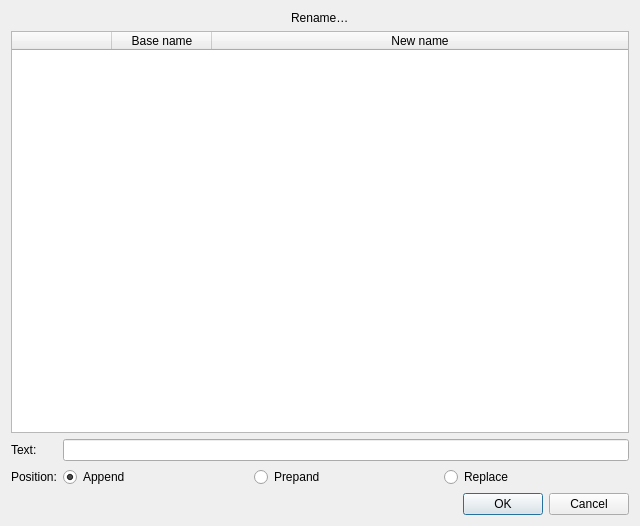
<?xml version="1.0" encoding="UTF-8"?>
<ui version="4.0">
 <class>DialogBulkRename</class>
 <widget class="QDialog" name="DialogBulkRename">
  <property name="geometry">
   <rect>
    <x>0</x>
    <y>0</y>
    <width>640</width>
    <height>526</height>
   </rect>
  </property>
  <property name="windowTitle">
   <string>Rename…</string>
  </property>
  <property name="windowIcon">
   <iconset resource="../../../vmisc/share/resources/icon.qrc">
    <normaloff>:/icon/64x64/icon64x64.png</normaloff>:/icon/64x64/icon64x64.png</iconset>
  </property>
  <layout class="QVBoxLayout" name="verticalLayout">
   <item alignment="Qt::AlignmentFlag::AlignHCenter">
    <widget class="QLabel" name="label">
     <property name="text">
      <string>Rename…</string>
     </property>
    </widget>
   </item>
   <item>
    <widget class="QTableWidget" name="tableWidget">
     <attribute name="horizontalHeaderStretchLastSection">
      <bool>true</bool>
     </attribute>
     <attribute name="verticalHeaderVisible">
      <bool>false</bool>
     </attribute>
     <column>
      <property name="text">
       <string notr="true"/>
      </property>
     </column>
     <column>
      <property name="text">
       <string>Base name</string>
      </property>
     </column>
     <column>
      <property name="text">
       <string>New name</string>
      </property>
     </column>
    </widget>
   </item>
   <item>
    <layout class="QFormLayout" name="formLayout">
     <item row="0" column="0">
      <widget class="QLabel" name="label_2">
       <property name="text">
        <string>Text:</string>
       </property>
      </widget>
     </item>
     <item row="0" column="1">
      <widget class="QLineEdit" name="lineEdit">
       <property name="toolTip">
        <string>Use %n, %0n, %00n, %000n for counting</string>
       </property>
       <property name="clearButtonEnabled">
        <bool>true</bool>
       </property>
      </widget>
     </item>
     <item row="1" column="0">
      <widget class="QLabel" name="label_3">
       <property name="text">
        <string>Position:</string>
       </property>
      </widget>
     </item>
     <item row="1" column="1">
      <layout class="QHBoxLayout" name="horizontalLayout">
       <item>
        <widget class="QRadioButton" name="radioButtonAppend">
         <property name="text">
          <string>Append</string>
         </property>
         <property name="checked">
          <bool>true</bool>
         </property>
         <attribute name="buttonGroup">
          <string notr="true">buttonGroup</string>
         </attribute>
        </widget>
       </item>
       <item>
        <widget class="QRadioButton" name="radioButtonPrepend">
         <property name="text">
          <string>Prepand</string>
         </property>
         <attribute name="buttonGroup">
          <string notr="true">buttonGroup</string>
         </attribute>
        </widget>
       </item>
       <item>
        <widget class="QRadioButton" name="radioButtonReplace">
         <property name="text">
          <string>Replace</string>
         </property>
         <attribute name="buttonGroup">
          <string notr="true">buttonGroup</string>
         </attribute>
        </widget>
       </item>
      </layout>
     </item>
    </layout>
   </item>
   <item>
    <widget class="QDialogButtonBox" name="buttonBox">
     <property name="orientation">
      <enum>Qt::Orientation::Horizontal</enum>
     </property>
     <property name="standardButtons">
      <set>QDialogButtonBox::StandardButton::Cancel|QDialogButtonBox::StandardButton::Ok</set>
     </property>
    </widget>
   </item>
  </layout>
 </widget>
 <resources>
  <include location="../../../vmisc/share/resources/icon.qrc"/>
 </resources>
 <connections>
  <connection>
   <sender>buttonBox</sender>
   <signal>accepted()</signal>
   <receiver>DialogBulkRename</receiver>
   <slot>accept()</slot>
   <hints>
    <hint type="sourcelabel">
     <x>248</x>
     <y>254</y>
    </hint>
    <hint type="destinationlabel">
     <x>157</x>
     <y>274</y>
    </hint>
   </hints>
  </connection>
  <connection>
   <sender>buttonBox</sender>
   <signal>rejected()</signal>
   <receiver>DialogBulkRename</receiver>
   <slot>reject()</slot>
   <hints>
    <hint type="sourcelabel">
     <x>316</x>
     <y>260</y>
    </hint>
    <hint type="destinationlabel">
     <x>286</x>
     <y>274</y>
    </hint>
   </hints>
  </connection>
 </connections>
 <buttongroups>
  <buttongroup name="buttonGroup"/>
 </buttongroups>
</ui>
